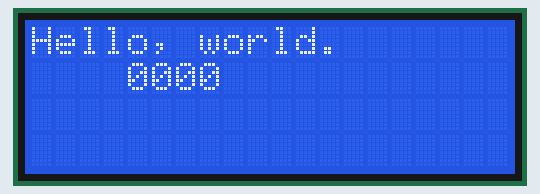
This program was run on a simulated Raspberry Pi Pico running CircuitPython. Shown: 20×4 character LCD. Library files of the repository ran but are not shown: lcd.py, i2c_pcf8574_interface.py; what the program prints to the serial console is not drawn.

Above: at 0.2 s.
At 4.2 s:
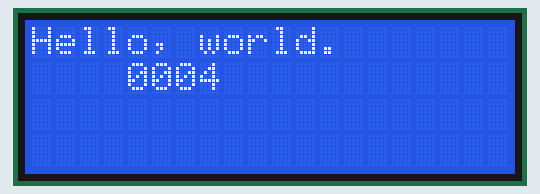
At 11.4 s:
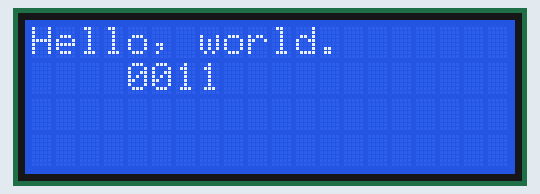
At 19.5 s:
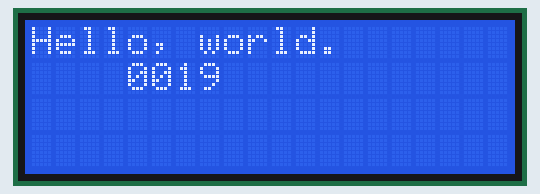
At 27.6 s:
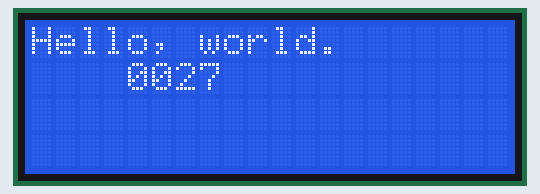
At 38.8 s:
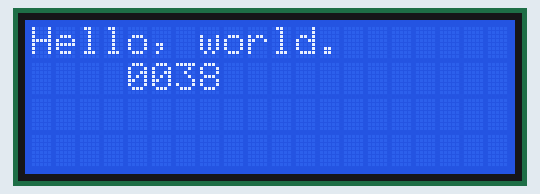

Measured:
- what the display in image 0 shows lasts 1.0 s, from 0.1 s to 1.1 s

The program:

screen_second_test.py
```python
# lcd_display_demo.py

# Raspberry Pi Pico - LCD I2C 20x4 Character Display demo

# Display text on a 20x4 character display using an I2C interface.
# IDeATe stocks a small quantity of these devices in the Hunt A10 Physical
# Computing Lab as part 0627.

# This is a generic display part which uses a PCF8574 "Remote 8-Bit I/O Expander
# for I2C Bus" to drive the LCD display parallel port.  The default I2C address
# is 0x27 as determined by a bus scan.

#---- LCD library ---------------------------------------------------------
# This sample uses a third-party library which is not included in the firmware,
# but which must be copied to the board.
#
# PCF8574 LCD library: https://github.com/dhalbert/CircuitPython_LCD
#
# To install, clone the repo or download it, then copy the lcd/ folder
# to the lib/ folder on the CIRCUITPY device.

#---- electrical connections ---------------------------------------------------
# The Pico has two hardware I2C ports which can each be mapped to a number of
# possible pin pairs.  This example uses pins 6 and 7 for I2C0 SDA
# and SCL.  For alternate choices please see the official pinout diagram.

# Pico                  display         description
# pin 7/GP5/I2C0 SCL    SCL             I2C clock from port 0
# pin 6/GP4/I2C0 SDA    SDA             I2C data from port 0
# pin 36/3.3VOUT        VCC             3.3V to power display
# pin 38/GND            GND             common ground

# On the display, install a jumper on the two-pin header labeled LED in order to
# power the backlight, otherwise the display is almost unreadable.

################################################################
# related CircuitPython module documentation:

# board  https://circuitpython.readthedocs.io/en/latest/shared-bindings/board/index.html
# busio  https://circuitpython.readthedocs.io/en/latest/shared-bindings/busio/index.html
# time   https://circuitpython.readthedocs.io/en/latest/shared-bindings/time/index.html

################################################################################
# load standard Python modules
import time

# load the CircuitPython hardware definition module for pin definitions
import board

# load the CircuitPython I2C support
import busio

# load the LCD library
import lcd
import i2c_pcf8574_interface

#---------------------------------------------------------------
# The device is connected to I2C0 on pins 6 and 7.
i2c = busio.I2C(scl=board.GP1, sda=board.GP0)

iface = i2c_pcf8574_interface.I2CPCF8574Interface(i2c, 0x27)
display = lcd.LCD(iface, num_rows=4, num_cols=20)
display.set_backlight(True)
display.set_display_enabled(True)

display.print("Hello, world.")

#---------------------------------------------------------------
# Run the main loop to generate a counting display.

while True:
    for count in range(10000):
        display.set_cursor_pos(1, 4)
        display.print("%04d" % count)
        print("%04d" % count)
        time.sleep(1)
        
```
